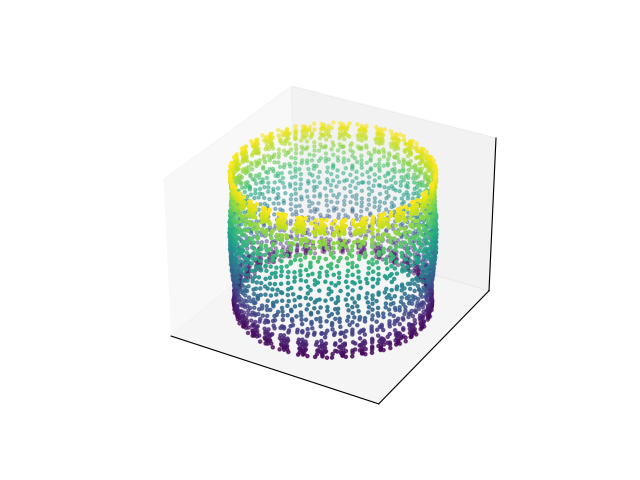
#> input picture imgs/Cylinder_isomap.png, 640 x 480 px; its folder holds only this picture in this run
$ python stitch_images.py
#> lines starting #> are read from the running program, lines starting #| are printed output that depends on the picture
from PIL import Image
import glob


def stitch_images():
    # Get all PNG files in the imgs directory
    image_files = glob.glob("./imgs/*.png")

    if not image_files:
        print("No PNG images found in ./imgs directory")
        return

    # Load all images
    images = [Image.open(f) for f in image_files]
#> images = 1 item

    # Get dimensions and crop images
    cropped_images = []
    for img in images:
        width, height = img.size
        crop_amount = int(width * 0.2)  # 10% crop from each side
        cropped = img.crop((crop_amount, 0, width - crop_amount, height))
        cropped_images.append(cropped)
#> this loop made 1 pass
#> (width, height, crop_amount) on pass 1: (640, 480, 128)
#> pass 1, in stitch_images, `cropped = img.crop((crop_amount, 0, width - crop_amount, height))`:
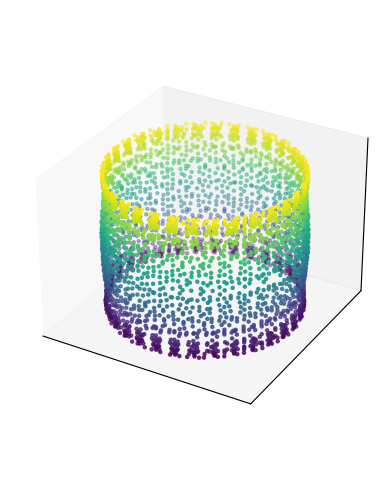
#> cropped: PIL image 384x480 RGBA; mean R, G, B, A 231.4, 237.5, 231.6, 255
#> after the loop, cropped_images = 1 item

    # Get dimensions of cropped images
    widths, heights = zip(*(i.size for i in cropped_images))
#> widths = (384,); heights = (480,)

    # Calculate dimensions for the final image
    total_width = sum(widths)
#> total_width = 384
    max_height = max(heights)
#> max_height = 480

    # Create a new image with the total width and max height
    new_image = Image.new("RGB", (total_width, max_height))
#> new_image: PIL image 384x480 RGB; every value is 0

    # Paste images side by side
    current_width = 0
    for img in cropped_images:
        new_image.paste(img, (current_width, 0))
        current_width += img.size[0]
#> this loop made 1 pass
#> after the loop, current_width = 384

    # Save the stitched image
    output_path = "./imgs/stitched_output.png"
    new_image.save(output_path)
    print(f"Stitched image saved to: {output_path}")


if __name__ == "__main__":
    stitch_images()
